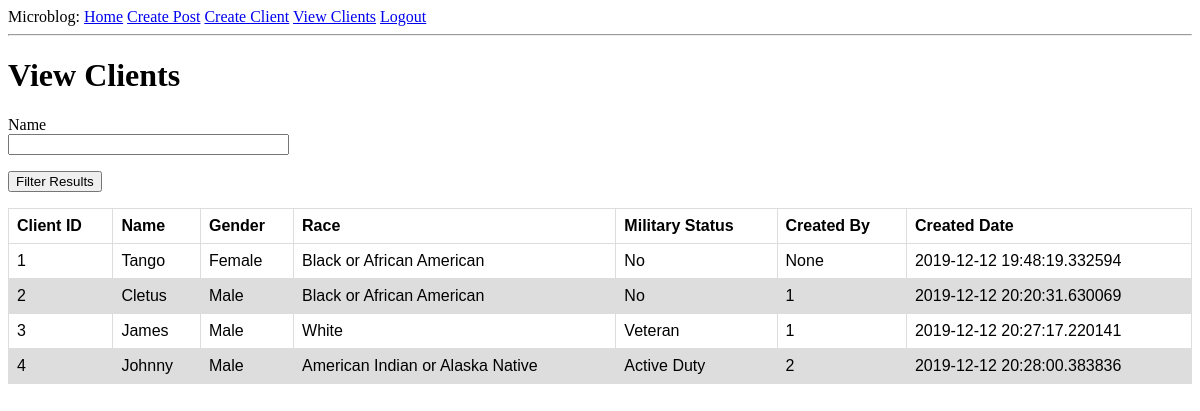
/view_clients (signed in), run on the app's committed database.
### app/models.py (models this page shows, shortened)
class Client(db.Model):
	id = db.Column(db.Integer, primary_key = True)
	name = db.Column(db.String(30))
	gender = db.Column(db.Integer)
	race = db.Column(db.Integer)
	military = db.Column(db.Integer)
	created_date = db.Column(db.DateTime, index = True, default = datetime.utcnow)
	created_by = db.Column(db.Integer, db.ForeignKey('user.id'))

### app/routes.py (the view)
@app.route('/view_clients', methods = ['GET', 'POST'])
@login_required
def view_clients():
	lists = Lists()
	form = FilterClients()
	if form.validate_on_submit():
		if form.name.data:
			clients = Client.query.filter_by(name = form.name.data)
		return render_template('view_clients.html', title = 'Clients', clients = clients, lists = lists, form = form)
	clients = Client.query.all()
	return render_template('view_clients.html', title = 'Clients', clients = clients, lists = lists, form = form)

### app/forms.py
class FilterClients(FlaskForm):
	gender_list_choices = list(zip(lists.genders.keys(), lists.genders.values()))
	race_choices = list(zip(lists.race.keys(), lists.race.values()))
	military_status = list(zip(lists.military.keys(), lists.military.values()))
	name = StringField('Name')
	submit = SubmitField('Filter Results')

### app/models.py (called while the page is built)
@login.user_loader
def load_user(id):
	return User.query.get(int(id))

### app/templates/view_clients.html (shortened to what this page needs)
{% extends "base.html" %}
{% block content %}
	<h1>View Clients</h1>
	<form action="" method="post">
		<p>
			{{ form.name.label }} <br>
			{{ form.name(size=32) }} <br>
		</p>
		<p> {{ form.submit() }} </p>
	</form>
	<table>
		<tr>
			<th>Client ID</th>
			<th>Name</th>
			<th>Gender</th>
			<th>Race</th>
			<th>Military Status</th>
			<th>Created By</th>
			<th>Created Date</th>
		<tr>
		{% for c in clients %}
		<tr>
			<td>{{ c.id }}</td>
			<td>{{ c.name }}</td>
			<td>{{ lists.genders[c.gender] }}</td>
			<td>{{ lists.race[c.race] }}</td>
			<td>{{ lists.military[c.military] }}</td>
			<td>{{ c.created_by }}</td>
			<td>{{ c.created_date }}</td>
		</tr>
		{% endfor%}
{% endblock %}

### app/templates/base.html (shortened to what this page needs)
<html>
    <head>
    </head>
    <body>
        <div>
            Microblog:
            <a href="{{ url_for('index') }}">Home</a>
            {% if current_user.is_anonymous %}
            <a href="{{ url_for('login') }}">Login</a>
            {% else %}
            <a href="{{ url_for('make_post') }}">Create Post</a>
            <a href="{{ url_for('create_client') }}">Create Client</a>
            <a href="{{ url_for('view_clients') }}">View Clients</a>
            <a href="{{ url_for('logout') }}">Logout</a>
            {% endif %}
        </div>
        <hr>
        {% block content %}{% endblock %}
    </body>
</html>

### app/templates/base.html (style rules this page uses)
table { font-family: arial, sans-serif; border-collapse: collapse; width: 100%; }
td, th { border: 1px solid #dddddd; text-align: left; padding: 8px; }
tr:nth-child(even) { background-color: #dddddd; }

### data on the page
Client: id "1", name "Tango", gender "Female", race "Black or African American", military "No", created_by "None", created_date "2019-12-12 19:48:19.332594"
Client: id "2", name "Cletus", gender "Male", race "Black or African American", military "No", created_by "1", created_date "2019-12-12 20:20:31.630069"
Client: id "3", name "James", gender "Male", race "White", military "Veteran", created_by "1", created_date "2019-12-12 20:27:17.220141"
Client: id "4", name "Johnny", gender "Male", race "American Indian or Alaska Native", military "Active Duty", created_by "2", created_date "2019-12-12 20:28:00.383836"
